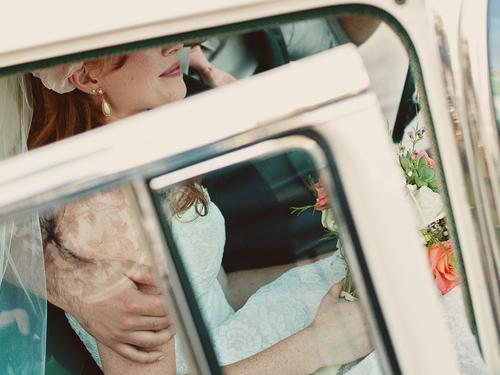
#> input picture imagenes/1013-500x375.jpg, 500 x 375 px; its folder holds only this picture in this run
$ python listaRGBtoGris.py
#> lines starting #> are read from the running program, lines starting #| are printed output that depends on the picture
import math
import numpy as np
import matplotlib.pyplot as plt
import os
from PIL import Image

def conversion(a):

    #TOMAR IMAGEN COMO UN ARRAY
    a = np.array(a)
    dimensiones = a.shape
                    #ANCHO DE LA IMAGEN
    for x in range(dimensiones[0]):
                    #ALTURA DE LA IMAGEN
        for y in range(dimensiones[1]):

            #Colores RGB
            rojo, verde, azul = a[x, y, 0],  a[x, y, 1],  a[x, y, 2]

            gris = (int (rojo) + int (verde) + (azul)) / 3

            #MEDIA GRIS
            for i in range(3):

                a[x, y, i] = gris
    return a

def cargar_imagenes(route):
    """
    carga imagenes en una carpeta, la cual transformara en matrices numpy
    y los devolvera en una lista
    route -> direccion absoluta donde se encuentran las imagenes
    images -> lista de matrices de numpy ndarray
    """
    imagenes = []
    directory = os.fsencode(route)
    os.chdir(route)
    for file in os.listdir(directory):
        filename  = os.fsdecode(file)
        if filename.endswith(".jpg"):
            img = Image.open(filename)
#> img is the input picture: PIL image 500x375 RGB; mean R, G, B 164.3, 159.3, 145.4
            img.load()
            data = np.asarray(img,dtype="uint8")
            print(data.shape)
#| (375, 500, 3)
            imagenes.append(data)
            continue
        else:
            continue
    print("Se cargaron ", len(imagenes), "imagenes")
#| Se cargaron  1 imagenes
    return imagenes


def listaRGBtoGris(A: [np.ndarray]):

    for i in range (len(A)):
        A[i] = conversion(A[i])

    return A


route = b"C:\Users\user\Desktop\Proyecto2\imagenes"

a = cargar_imagenes(route)
#> a = 1 item

gris = listaRGBtoGris(a)
#> the loop in listaRGBtoGris, `for i in range (len(A)):` made 1 pass
#> dimensiones in conversion on pass 1: (375, 500, 3)
#> gris = 1 item

plt.imshow(gris[0])
plt.show()
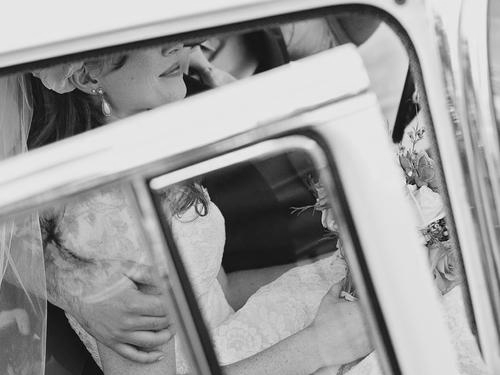
#> shown: shape (375, 500, 3); min 1, max 247, mean 156


#Ruta = directory = os.fsencode("C:\Users\user\Desktop\Proyecto2\imagenes")
#os.chdir('C:\Users\user\Desktop\Proyecto2\imagenes')

$ run again, on imagenes/1049-500x375.jpg
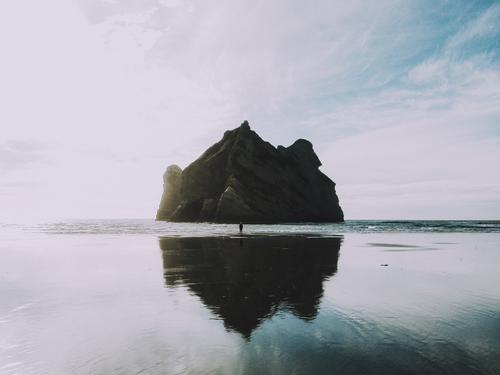
#> input picture imagenes/1049-500x375.jpg, 500 x 375 px
#> in cargar_imagenes, img is the input picture: PIL image 500x375 RGB; mean R, G, B 166.4, 167.7, 176.6
#| (375, 500, 3)
#| Se cargaron  1 imagenes
#> a = 1 item
#> the loop in listaRGBtoGris, `for i in range (len(A)):` made 1 pass
#> dimensiones in conversion on pass 1: (375, 500, 3)
#> `plt.show()`:
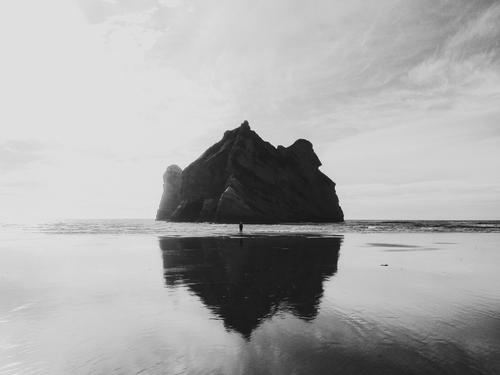
#> shown: shape (375, 500, 3); min 1, max 239, mean 170

$ run again, on imagenes/1018-500x375.jpg
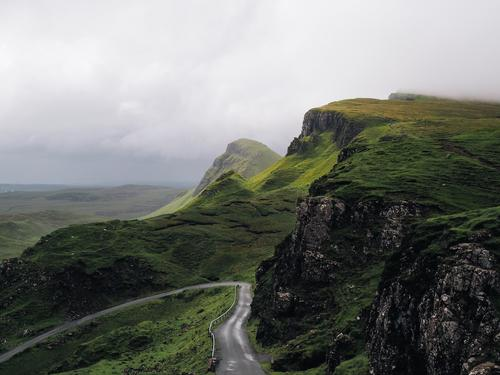
#> input picture imagenes/1018-500x375.jpg, 500 x 375 px
#> in cargar_imagenes, img is the input picture: PIL image 500x375 RGB; mean R, G, B 116, 118.7, 113.7
#| (375, 500, 3)
#| Se cargaron  1 imagenes
#> a = 1 item
#> the loop in listaRGBtoGris, `for i in range (len(A)):` made 1 pass
#> dimensiones in conversion on pass 1: (375, 500, 3)
#> `plt.show()`:
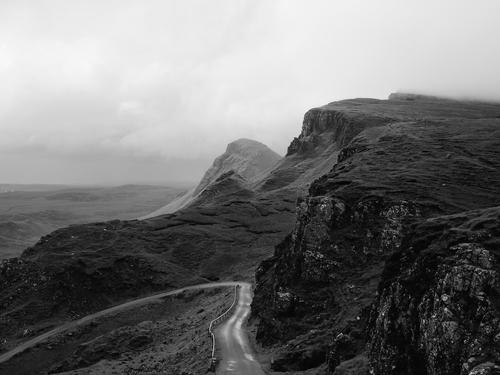
#> shown: shape (375, 500, 3); min 0, max 250, mean 115.8
